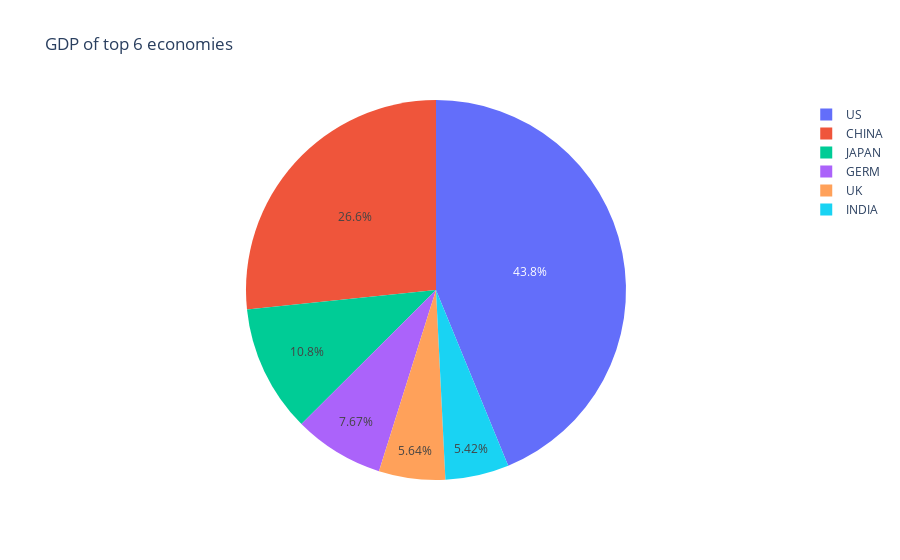

This figure's notebook cell:
### Code cell
plotly.express.pie(count_gdp,names='countries',values='GDP',title='GDP of top 6 economies')

### Figure 1 — Plotly figure (JSON) as saved in the notebook; plotly's stock layout.template omitted (floating-point values rounded to 4 significant figures)
{"data": [{"domain": {"x": [0, 1], "y": [0, 1]}, "hovertemplate": "countries=%{label}<br>GDP=%{value}<extra></extra>", "labels": ["US", "CHINA", "JAPAN", "GERM", "UK", "INDIA"], "legendgroup": "", "name": "", "showlegend": true, "type": "pie", "values": [19.4, 11.8, 4.8, 3.4, 2.5, 2.4]}], "layout": {"legend": {"tracegroupgap": 0}, "title": {"text": "GDP of top 6 economies"}}}
